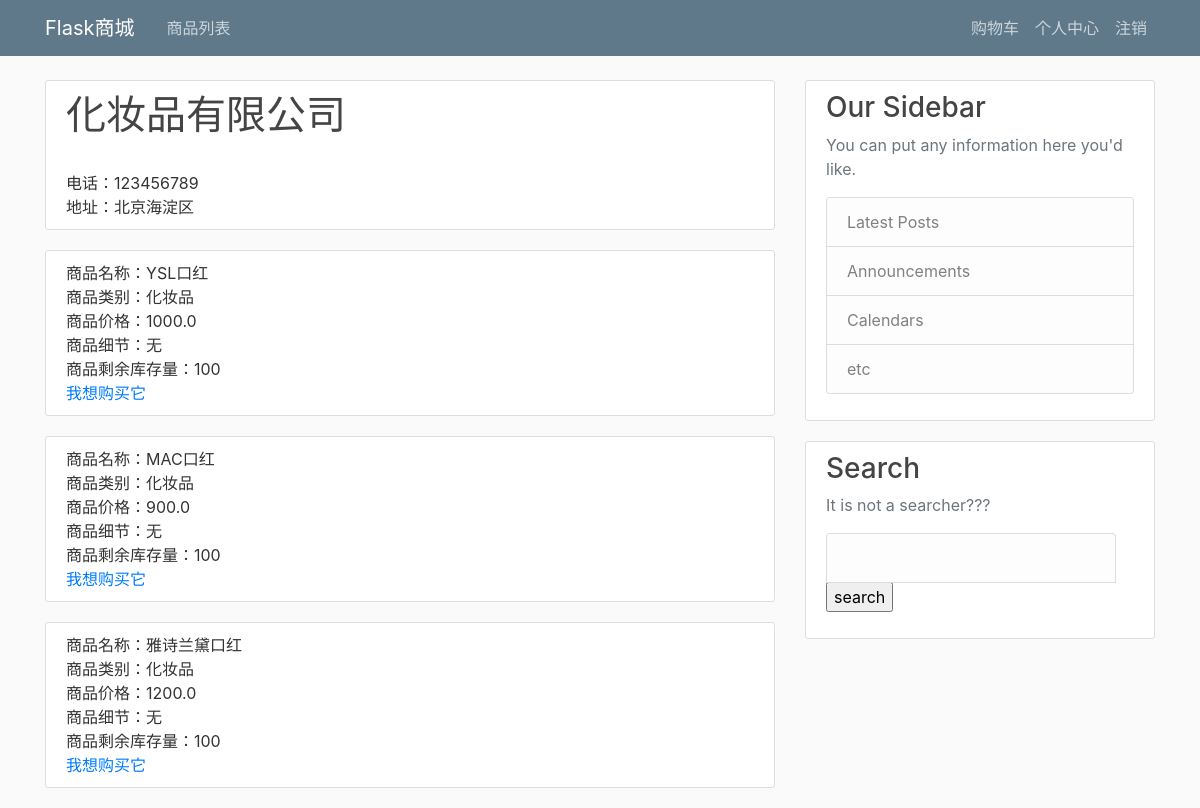
/supplier/1/all_products (signed in), run on the app's committed database.
### taobao/models.py (models this page shows, shortened)
class Supplier(db.Model,UserMixin):
    __tablename__ = "Supplier"
    id = db.Column(db.Integer,primary_key=True)
    username = db.Column(db.String(20),unique=True,nullable=False)
    email = db.Column(db.String(120),unique=True,nullable=False)
    password = db.Column(db.String(60),nullable=False)
    supplier_name = db.Column(db.String(40),nullable=False,default="尚未填写")
    address = db.Column(db.String(40),nullable=False,default="尚未填写")
    telephone = db.Column(db.String(20),nullable=False,default="尚未填写")
    mission = db.Column(db.String(140),nullable=False,default="作为老板的你，今天还没有给员工分配任务")
    products = db.relationship("Product",secondary=Supply,backref=db.backref("supplier",lazy="dynamic"),lazy="dynamic")
    crews = db.relationship("Crew", backref="supplier", lazy=True)

class Product(db.Model):
    __tablename__="Product"
    id = db.Column(db.Integer, primary_key=True)
    name = db.Column(db.String(40),nullable=False,default="尚未填写")
    sort = db.Column(db.String(40),nullable=False,default="尚未填写")
    price = db.Column(db.Float,nullable=False,default="尚未填写")
    detail = db.Column(db.String(140),nullable=False,default="尚未填写")
    order_detail = db.relationship("OrderDetail",backref="product",uselist=False,lazy=True)
    product_count = db.Column("product_count", db.Integer, nullable=False, default=0)

### taobao/routes.py (the view)
@app.route("/supplier/<int:id>/all_products")
@login_required
def customer_check_supplier_products(id):
    supplier = Supplier.query.filter_by(id=id).first()
    products =supplier.products.all()
    return render_template("customer_check_supplier_products.html",products=products,supplier=supplier)

### taobao/models.py (called while the page is built)
@login_manager.user_loader
def load_user(user_id):
    return User.query.get(int(user_id))

### taobao/templates/customer_check_supplier_products.html
{% extends "layout.html" %}
{% block content %}
<div class="content-section">
        <h1>{{ supplier.supplier_name }}</h1><br>
         <a>电话：{{ supplier.telephone }}</a><br>
        <a>地址：{{ supplier.address }}</a><br>
    </div>
    {% if products %}
        {% for product in products %}
            <div class="content-section">
                <a >商品名称：{{ product.name }}</a><br>
                <a >商品类别：{{ product.sort }}</a><br>
                <a >商品价格：{{ product.price }}</a><br>
                <a >商品细节：{{ product.detail }}</a><br>
                <a >商品剩余库存量：{{ product.product_count }}</a><br>
                    {% if current_user.table_name =="Customer" %}
                        <a href={{ url_for("add_product_shopping_car",id=product.id) }}>我想购买它</a>
                    {% endif %}
                <br>
            </div>
        {% endfor %}
    {% endif %}
{% endblock  %}

### taobao/static/main.css (style rules this page uses)
body { background: #fafafa; color: #333333; margin-top: 5rem; }
h1, h2, h3, h4, h5, h6 { color: #444444; }
.content-section { background: #ffffff; padding: 10px 20px; border: 1px solid #dddddd; border-radius: 3px; margin-bottom: 20px; }

### data on the page
Supplier: supplier_name "化妆品有限公司", telephone "123456789", address "北京海淀区"
Product: name "YSL口红", sort "化妆品", price "1000.0", detail "无", product_count "100"
Product: name "MAC口红", sort "化妆品", price "900.0", detail "无", product_count "100"
Product: name "雅诗兰黛口红", sort "化妆品", price "1200.0", detail "无", product_count "100"
